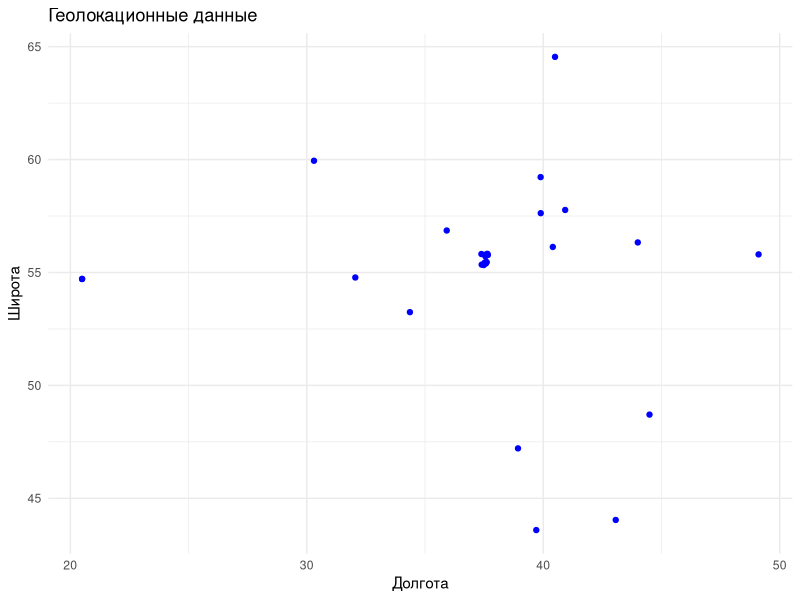

This figure's R source:
#!/usr/bin/env Rscript
# Загрузка необходимых библиотекзх
install.packages("vroom")
library(dplyr)
library(ggplot2)
library(readr)

data <- read_csv("geodata.csv")
print("Первичные данные:")
print(head(data))

# Фильтрация данных (например, выбираем записи с latitude > 40)
filtered_data <- data %>% filter(latitude > 40)
print("Отфильтрованные данные:")
print(filtered_data)

# Построение графика геолокационных точек
plot <- ggplot(filtered_data, aes(x = longitude, y = latitude)) +
  geom_point(color = "blue") +
  labs(title = "Геолокационные данные", x = "Долгота", y = "Широта") +
  theme_minimal()

# Сохранение графика в файл
ggsave("geolocation_plot.png", plot = plot)
